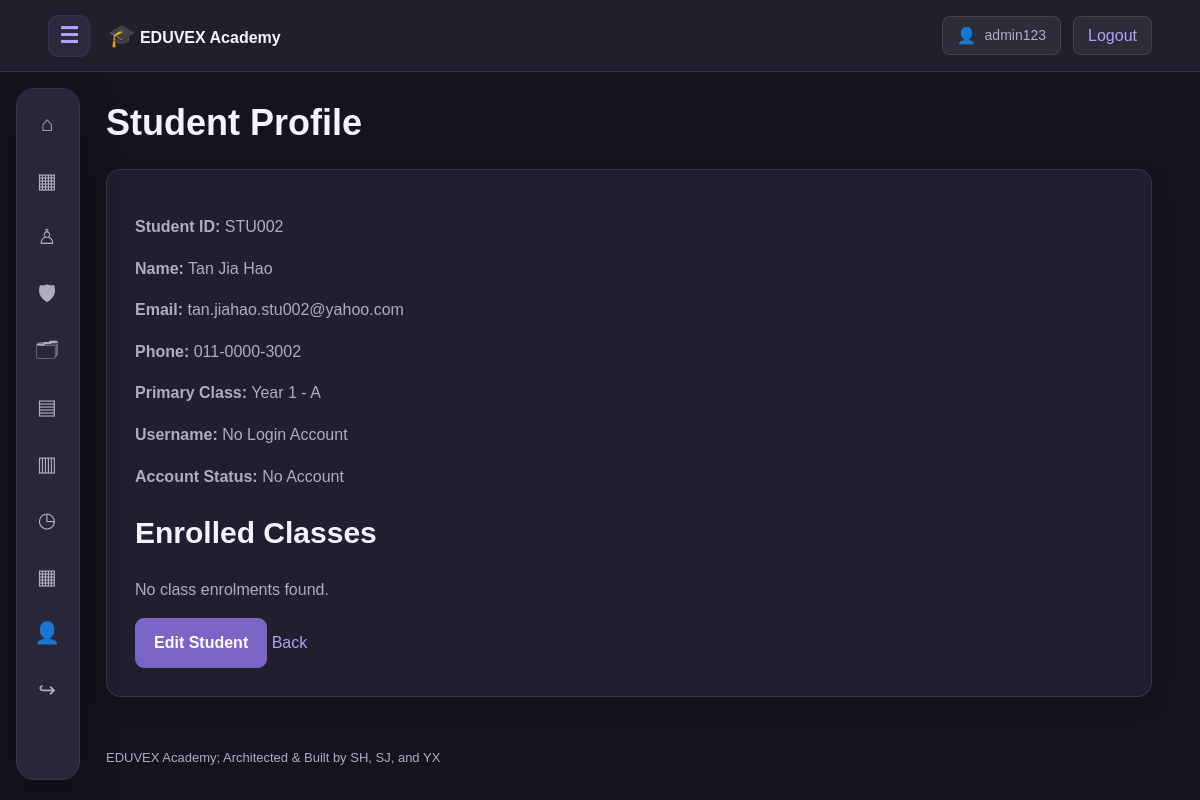
Screenshot of /student_management/view_student.php?id=STU002 (signed in) with the database file from the repository.
### tables this page shows
CREATE TABLE IF NOT EXISTS students (
    student_id VARCHAR(12) PRIMARY KEY,
    student_name VARCHAR(120) NOT NULL,
    student_email VARCHAR(180) UNIQUE,
    student_phone_number VARCHAR(30),
    student_class VARCHAR(12)
);

CREATE TABLE IF NOT EXISTS classes (
    class_id VARCHAR(12) PRIMARY KEY,
    grade_level VARCHAR(60),
    section VARCHAR(30),
    academic_year SMALLINT,
    class_teacher_id VARCHAR(12)
);

### includes/functions.php (called while the page is built, shortened)
<?php
function h(mixed $value): string {
    return htmlspecialchars(
        (string)($value ?? ''),
        ENT_QUOTES | ENT_SUBSTITUTE,
        'UTF-8'
    );
}
function url(string $path = ''): string {
    return BASE_URL . '/' . ltrim($path, '/');
}
function me(): array {
    return [
        'id' => $_SESSION['user_id'] ?? null,
        'username' => $_SESSION['username'] ?? '',
        'role' => $_SESSION['role'] ?? ''
    ];
}

### student_management/view_student.php (the view, shortened to what this page needs)
<?php
require_once __DIR__ . '/../config/database.php';
$id = trim($_GET['id'] ?? '');
$stmt = $pdo->prepare("
    SELECT s.*,
           c.grade_level,
           c.section,
           u.username, u.is_active
    FROM students s
    LEFT JOIN classes c ON s.student_class = c.class_id
    LEFT JOIN user_accounts u ON u.student_id = s.student_id
    WHERE s.student_id = ?
");
$stmt->execute([$id]);
$student = $stmt->fetch();
$stmt = $pdo->prepare("
    SELECT c.class_id, c.grade_level, c.section
    FROM student_enrolments e
    JOIN classes c ON e.class_id = c.class_id
    WHERE e.student_id = ?
    ORDER BY c.grade_level, c.section
");
$stmt->execute([$id]);
$enrolments = $stmt->fetchAll();
require __DIR__ . '/../includes/header.php';
?>
<h1>Student Profile</h1>
<section class="panel">
    <p><strong>Student ID:</strong>
        <?= h($student['student_id']) ?></p>
    <p><strong>Name:</strong>
        <?= h($student['student_name']) ?></p>
    <p><strong>Email:</strong>
        <?= h($student['student_email']) ?></p>
    <p><strong>Phone:</strong>
        <?= h($student['student_phone_number']) ?></p>
    <p><strong>Primary Class:</strong>
        <?= h(!empty($student['grade_level']) ? $student['grade_level'] . ' - ' . $student['section'] : 'Not Assigned') ?></p>
    <p><strong>Username:</strong>
        <?= h($student['username'] ?? 'No Login Account') ?></p>
    <p><strong>Account Status:</strong>
        <?php
        if ($student['is_active'] === null) {
            echo 'No Account';
        } else {
            echo $student['is_active'] ? 'Active' : 'Inactive';
        }
        ?>
    </p>
    <h2>Enrolled Classes</h2>
    <?php if (!$enrolments): ?>
        <p>No class enrolments found.</p>
    <?php endif; ?>
    <?php if (me()['role'] === 'admin'): ?>
        <a class="button" href="<?= h(url(
            'student_management/edit_student.php?id=' .
            urlencode($id)
        )) ?>">Edit Student</a>
    <?php endif; ?>
    <a href="<?= h(url('student_management/index.php')) ?>">
        Back
    </a>
</section>
<?php require __DIR__ . '/../includes/footer.php'; ?>

### assets/css/style.css (style rules this page uses)
:root { color-scheme: dark; --bg: #15141E; --surface: #211F2D; --surface2: #292638; --line: #39344E; --accent: #B4A0F7; --accent-dark: #7965C5; --text: #F5F3FF; --muted: #B0ACC3; --nav-width: 64px; --header-height: 72px; }
* { box-sizing: border-box; }
html { scroll-behavior: smooth; scroll-padding-top: 90px; }
body { margin: 0; background: var(--bg); color: var(--text); font-family: Arial, Helvetica, sans-serif; font-size: 16px; line-height: 1.6; }
a { color: var(--accent); text-decoration: none; }
h1, h2, h3 { line-height: 1.25; }
h1 { font-size: clamp(28px, 3vw, 40px); }
h2 { font-size: clamp(23px, 2.5vw, 32px); }
p { color: var(--muted); }
.panel { background: var(--surface); border: 1px solid var(--line); border-radius: 14px; padding: 28px; box-shadow: 0 8px 24px rgba(0,0,0,0.15); }
button, .button { display: inline-block; padding: 11px 18px; border: 1px solid transparent; border-radius: 9px; background: var(--accent-dark); color: #FFFFFF; font-weight: 600; text-decoration: none; }

### rows the page displays
students: student_id "STU002", student_name "Tan Jia Hao", student_email "tan.jiahao.stu002@yahoo.com", student_phone_number "011-0000-3002", classes.grade_level+section "Year 1 - A"

### other values shown
$account['username'] "admin123"
$symbol "⌂"
$symbol "▦"
$symbol "♙"
$symbol "🛡"
$symbol "🗂"
$symbol "▤"
$symbol "▥"
$symbol "◷"
$symbol "👤"
$symbol "↪"
$student['username'] "No Login Account"
